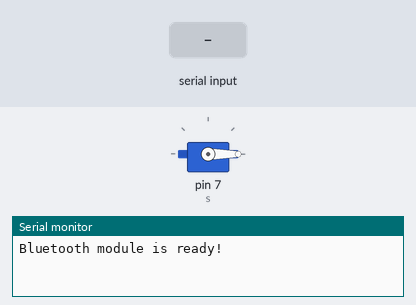
Bench run of a sketch on a simulated Arduino Uno, built with avr-gcc and run on an emulated ATmega328P. Shown: servo, the last lines printed to the serial monitor. The inputs (shaded band) are chosen by the test bench.

Above: at 1.2 s.
1.3 s: "90,45\n" received over Serial
At 2.1 s:
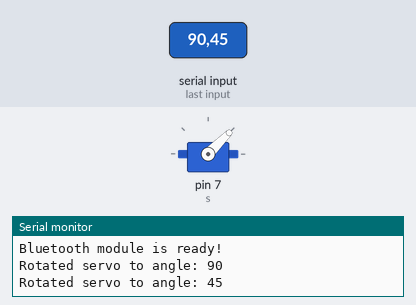
3.8 s: "30,150\n" received over Serial
At 4.4 s:
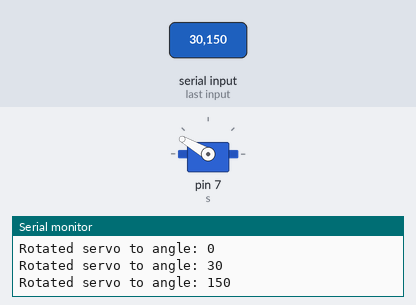
Timing chart, 0 to 6.8 s (numbered marks = the images above; inputs shaded):
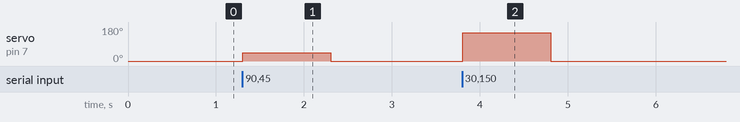

The sketch:

04_Communicating_Servo.ino
```cpp
#include <Servo.h>

Servo s;

void setup() {
  s.attach(7);
  Serial.begin(9600);
  Serial.println("Bluetooth module is ready!");
  s.write(0);
}

void loop() {
  if (Serial.available()) {
    int angle = Serial.parseInt();

    if (angle >=0 && angle <= 180) {
      s.write(angle);
      Serial.print("Rotated servo to angle: ");
      Serial.println(angle);
    } else {
      Serial.print("Invalid angle: ");
      Serial.println(angle);
    }
  }
}
```

Measured:
- after the input at 1.3 s, servo on pin 7 (s): 0° → 45° at once, → 0° 1.0 s later
- after the input at 3.8 s, servo on pin 7 (s): 0° → 150° at once, → 0° 1.0 s later
